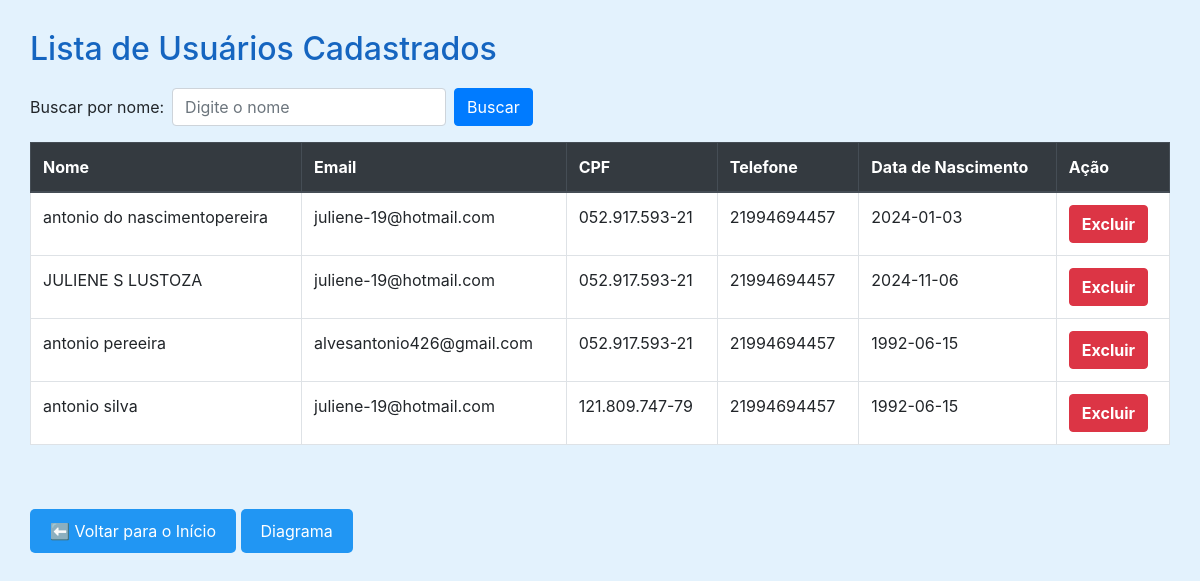
/usuarios.php (signed in), run on the app's committed database.
### tables this page shows
CREATE TABLE `usuarios` (
  `id` int(11) NOT NULL,
  `nome` varchar(100) DEFAULT NULL,
  `data_nascimento` date DEFAULT NULL,
  `nome_mae` varchar(100) DEFAULT NULL,
  `cpf` varchar(14) DEFAULT NULL,
  `email` varchar(100) DEFAULT NULL,
  `telefone` varchar(20) DEFAULT NULL,
  `endereco` varchar(255) DEFAULT NULL,
  `login` varchar(50) DEFAULT NULL,
  `senha` varchar(255) DEFAULT NULL
);

### usuarios.php (the view, shortened to what this page needs)
<?php
require_once 'controllers/conexao.php';
?>
<!DOCTYPE html>
<html lang="pt-br">
<head>
    <link rel="stylesheet" href="https://stackpath.bootstrapcdn.com/bootstrap/4.5.2/css/bootstrap.min.css">
</head>
<body>
    <h2>Lista de Usuários Cadastrados</h2>
    <form method="GET" class="form-inline mb-3">
        <label class="mr-2">Buscar por nome:</label>
        <input type="text" name="busca" class="form-control mr-2" placeholder="Digite o nome">
        <button type="submit" class="btn btn-primary">Buscar</button>
    </form>
    <table class="table table-bordered">
        <thead class="thead-dark">
            <tr>
                <th>Nome</th>
                <th>Email</th>
                <th>CPF</th>
                <th>Telefone</th>
                <th>Data de Nascimento</th>
                <th>Ação</th>
            </tr>
        </thead>
        <tbody>
            <?php
            $busca = isset($_GET['busca']) ? trim($_GET['busca']) : '';
            if ($busca !== '') {
                $sql = "SELECT id, nome, email, cpf, telefone, data_nascimento FROM usuarios WHERE nome LIKE ? ORDER BY id ASC";
                $stmt = $conn->prepare($sql);
                $termoBusca = "%$busca%";
                $stmt->bind_param("s", $termoBusca);
            } else {
                $sql = "SELECT id, nome, email, cpf, telefone, data_nascimento FROM usuarios ORDER BY id ASC";
                $stmt = $conn->prepare($sql);
            }
            $stmt->execute();
            $resultado = $stmt->get_result();
            while ($row = $resultado->fetch_assoc()) {
                echo "<tr>";
                echo "<td>" . htmlspecialchars($row["nome"]) . "</td>";
                echo "<td>" . htmlspecialchars($row["email"]) . "</td>";
                echo "<td>" . htmlspecialchars($row["cpf"]) . "</td>";
                echo "<td>" . htmlspecialchars($row["telefone"]) . "</td>";
                echo "<td>" . htmlspecialchars($row["data_nascimento"]) . "</td>";
                echo "<td><a href='controllers/excluir_usuario.php?id=" . $row["id"] . "' class='btn btn-danger' onclick=\"return confirm('Tem certeza que deseja excluir este usuário?');\">Excluir</a></td>";
                echo "</tr>";
            }
            ?>
        </tbody>
    </table>
    <br><br>
<a href="index.html" style="text-decoration: none;">
  <button style="padding: 10px 20px; background-color: #2196F3; color: white; border: none; border-radius: 5px; font-size: 16px; cursor: pointer;">
    ⬅ Voltar para o Início
  </button>
</a>
<a href="diagrama.html" style="text-decoration: none;">
  <button style="padding: 10px 20px; background-color: #2196F3; color: white; border: none; border-radius: 5px; font-size: 16px; cursor: pointer;">
    Diagrama
  </button>
</a>
</body>
</html>

### usuarios.php (style rules this page uses)
body { background-color: #e3f2fd; padding: 30px; }
h2 { color: #1565c0; margin-bottom: 20px; }
table { background-color: white; }
.btn-danger { font-weight: bold; }

### data on the page
usuarios: nome "antonio do nascimentopereira", email "juliene-19@hotmail.com", cpf "052.917.593-21", telefone "21994694457", data_nascimento "2024-01-03"
usuarios: nome "JULIENE S LUSTOZA", email "juliene-19@hotmail.com", cpf "052.917.593-21", telefone "21994694457", data_nascimento "2024-11-06"
usuarios: nome "antonio pereeira", email "alvesantonio426@gmail.com", cpf "052.917.593-21", telefone "21994694457", data_nascimento "1992-06-15"
usuarios: nome "antonio silva", email "juliene-19@hotmail.com", cpf "121.809.747-79", telefone "21994694457", data_nascimento "1992-06-15"
